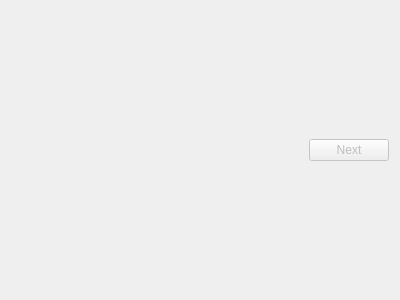
<?xml version="1.0" encoding="UTF-8"?>
<ui version="4.0">
 <class>placeShipsWidget</class>
 <widget class="QWidget" name="placeShipsWidget">
  <property name="geometry">
   <rect>
    <x>0</x>
    <y>0</y>
    <width>400</width>
    <height>300</height>
   </rect>
  </property>
  <property name="windowTitle">
   <string>Form</string>
  </property>
  <layout class="QVBoxLayout" name="verticalLayout">
   <item>
    <layout class="QVBoxLayout" name="someLayout"/>
   </item>
   <item>
    <layout class="QHBoxLayout" name="horizontalLayout">
     <item>
      <spacer name="horizontalSpacer">
       <property name="orientation">
        <enum>Qt::Horizontal</enum>
       </property>
       <property name="sizeHint" stdset="0">
        <size>
         <width>37</width>
         <height>17</height>
        </size>
       </property>
      </spacer>
     </item>
     <item>
      <widget class="QPushButton" name="submitButton">
       <property name="enabled">
        <bool>false</bool>
       </property>
       <property name="text">
        <string>Next</string>
       </property>
      </widget>
     </item>
    </layout>
   </item>
  </layout>
 </widget>
 <resources/>
 <connections/>
</ui>
